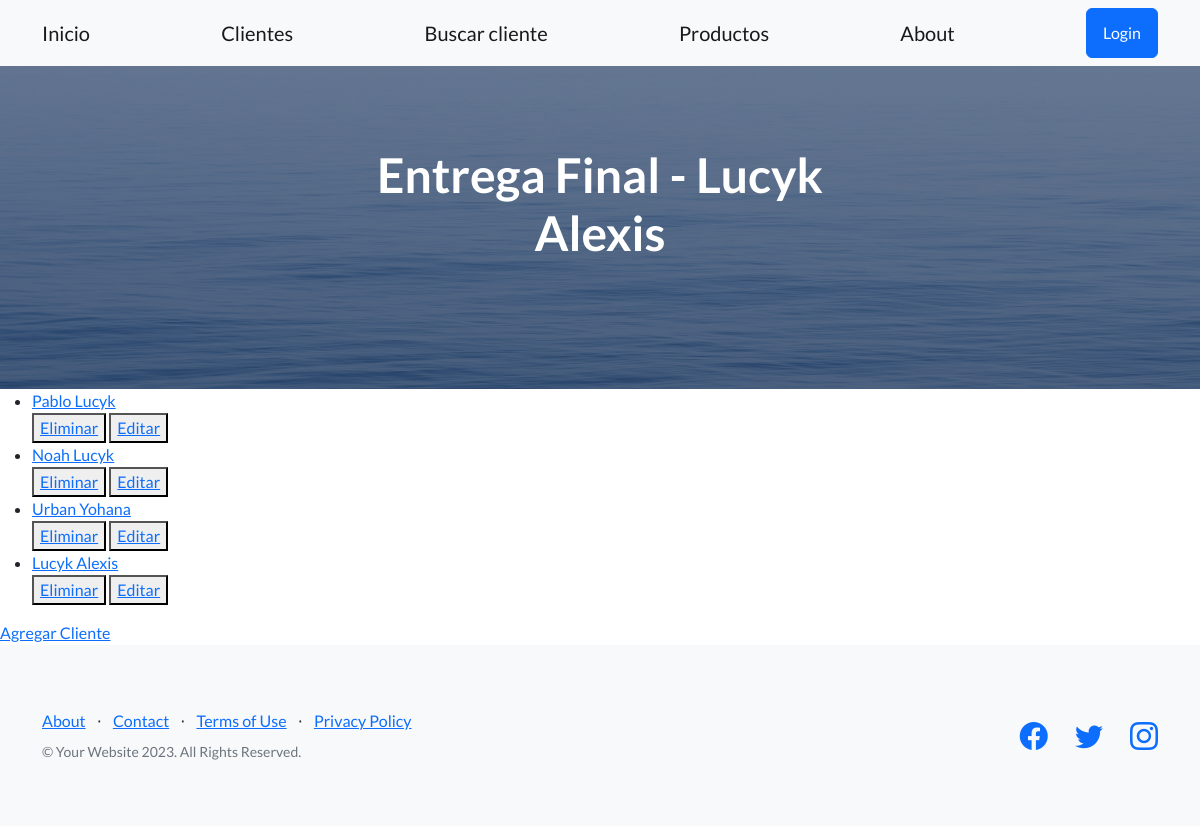
The page /app-tercera/lista-cliente/ on the database its author committed.
### AppTercera/models.py (models this page shows)
class Cliente(models.Model):
    apellido=models.CharField(max_length=30)
    nombre=models.CharField(max_length=30)
    telefono=models.IntegerField()
    def __str__(self):
        return f'{self.apellido} {self.nombre}'

### AppTercera/views.py (the view)
# urls.py: path('lista-cliente/', ClienteList.as_view(), name='ListaCliente'), # Se invocan clases como funcion con el .as_view()
class ClienteList(ListView):
    model = Cliente
    template_name = 'cliente_list.html'
    context_object_name = 'clientes'

### AppTercera/templates/cliente_list.html
{% extends 'padre.html' %}
{% block contenidoQueCambia %}
    <ul>
        {% for cliente in clientes %}
            <li>
                <a href="{% url 'DetalleCliente' cliente.id %}">{{cliente}}</a>
            </li>
            <div>
                <button>
                    <a href="{% url 'EliminaCliente' cliente.id %}">Eliminar</a>
                </button>
                <button>
                    <a href="{% url 'ActualizaCliente' cliente.id %}">Editar</a>
                </button>
            </div>
        {% endfor %}
    </ul>
    <a href="{% url 'CreaCliente' %}">Agregar Cliente</a>
{% endblock contenidoQueCambia %}

### rows shown on the page
Cliente: apellido+nombre "Pablo Lucyk"
Cliente: apellido+nombre "Noah Lucyk"
Cliente: apellido+nombre "Urban Yohana"
Cliente: apellido+nombre "Lucyk Alexis"
